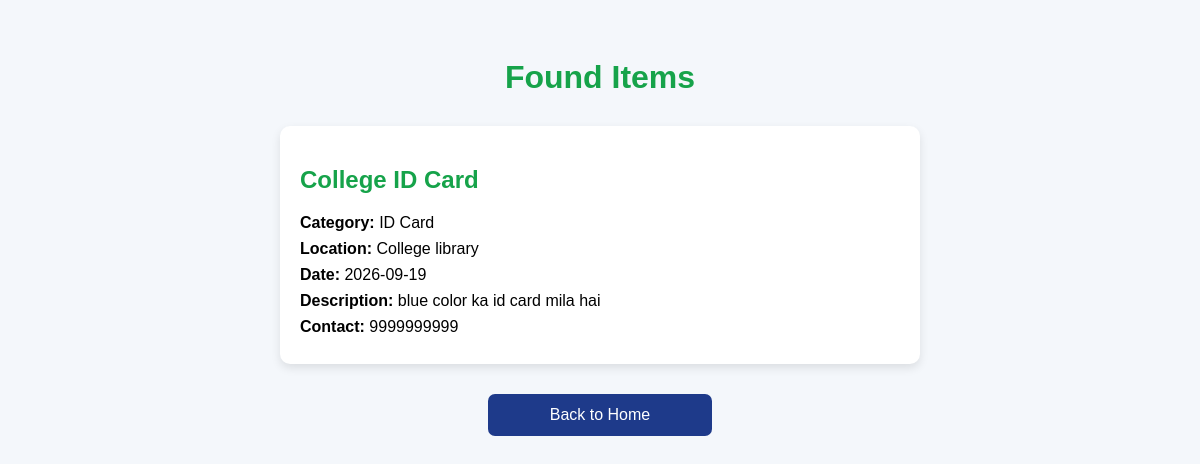
The app's page /found-items with its own data.
### tables this page shows
CREATE TABLE items (
            id INTEGER PRIMARY KEY AUTOINCREMENT,
            item_name TEXT NOT NULL,
            category TEXT NOT NULL,
            location TEXT NOT NULL,
            date TEXT NOT NULL,
            description TEXT,
            contact TEXT NOT NULL,
            item_type TEXT NOT NULL
        );

### app.py (the view)
@app.route("/found-items")
def found_items():
    conn = sqlite3.connect("lost_found.db")
    cursor = conn.cursor()
    cursor.execute("SELECT * FROM items WHERE item_type = 'Found'")
    items = cursor.fetchall()
    conn.close()
    return render_template("found-items.html", items=items)

### templates/found-items.html (shortened to what this page needs)
<!DOCTYPE html>
<html lang="en">
<head>
</head>
<body>
    <h1>Found Items</h1>
    {% if items %}
        {% for item in items %}
        <div class="item">
            <h2>{{ item[1] }}</h2>
            <p><strong>Category:</strong> {{ item[2] }}</p>
            <p><strong>Location:</strong> {{ item[3] }}</p>
            <p><strong>Date:</strong> {{ item[4] }}</p>
            <p><strong>Description:</strong> {{ item[5] }}</p>
            <p><strong>Contact:</strong> {{ item[6] }}</p>
        </div>
        {% endfor %}
    {% else %}
        <div class="item">
            <h2>No Found Items</h2>
            <p>Currently no found items have been reported.</p>
        </div>
    {% endif %}
    <a href="/" class="back">Back to Home</a>
</body>
</html>

### templates/found-items.html (style rules this page uses)
body { font-family: Arial, sans-serif; background: #f4f7fb; padding: 30px; }
h1 { text-align: center; color: #16a34a; margin-bottom: 30px; }
.item { max-width: 600px; margin: 15px auto; background: white; padding: 20px; border-radius: 10px; box-shadow: 0 4px 10px rgba(0,0,0,0.1); }
.item h2 { color: #16a34a; }
.item p { margin: 8px 0; }
.back { display: block; width: 200px; margin: 30px auto; text-align: center; padding: 12px; background: #1e3a8a; color: white; text-decoration: none; border-radius: 7px; }

### records on screen
items: item_name "College ID Card", category "ID Card", location "College library", date "2026-09-19", description "blue color ka id card mila hai", contact "9999999999"
